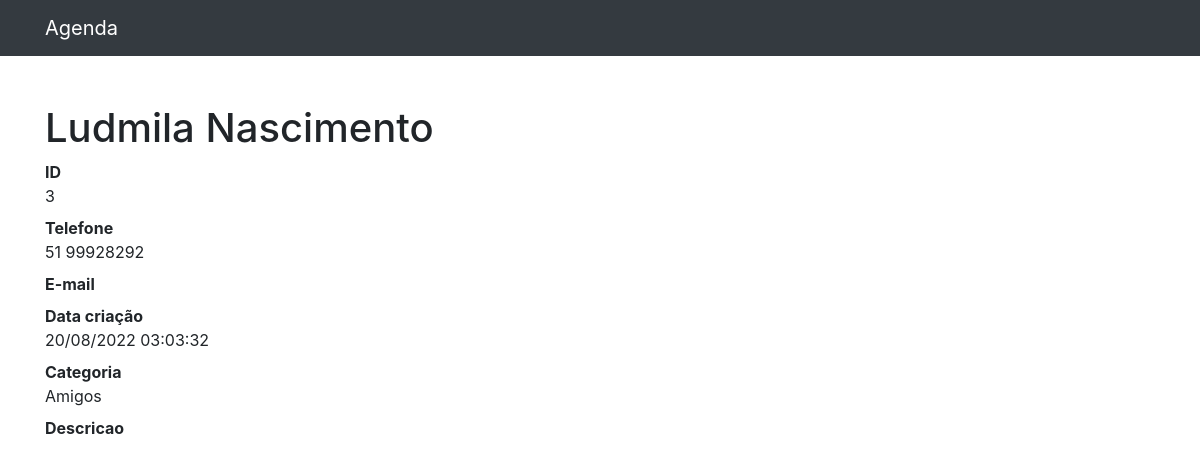
Page /3 on the committed database.
### contatos/models.py (models this page shows, shortened)
class Contato(models.Model):
    nome = models.CharField(max_length=255)
    sobrenome = models.CharField(max_length=255, blank=True)
    telefone = models.CharField(max_length=255)
    email = models.CharField(max_length=255, blank=True)
    data_criacao = models.DateTimeField(default=timezone.now)
    descricao = models.TextField(blank=True)
    categoria = models.ForeignKey(Categoria, on_delete=models.DO_NOTHING)

class Categoria(models.Model):
    nome = models.CharField(max_length=255)
    def __str__(self):
        return self.nome

### contatos/views.py (the view)
# urls.py: path('<int:contato_id>', views.ver_contato, name='ver_contato'),
def ver_contato(request, contato_id):
    contato = Contato.objects.get(id=contato_id)
    return render(request, 'contatos/ver_contato.html', {
        'contato': contato
    })

### contatos/templates/contatos/ver_contato.html (shortened to what this page needs)
{%extends 'base.html'%}
{%block conteudo%}
<h1 class="mt-5">{{ contato.nome }} {{ contato.sobrenome }}</h1>
<dl>
  <dt>ID</dt>
  <dd>{{  contato.id }}</dd>
  <dt>Telefone</dt>
  <dd>{{  contato.telefone }}</dd>
  <dt>E-mail</dt>
  <dt>Data criação</dt>
  <dd>{{  contato.data_criacao |date:'d/m/Y H:i:s' }}</dd>
  <dt>Categoria</dt>
  <dd>{{  contato.categoria }}</dd>
  <dt>Descricao</dt>
</dl>
{%endblock%}

### rows in the picture
Contato: nome "Ludmila", sobrenome "Nascimento", id "3", telefone "51 99928292", data_criacao "20/08/2022 03:03:32", categoria "Amigos"
